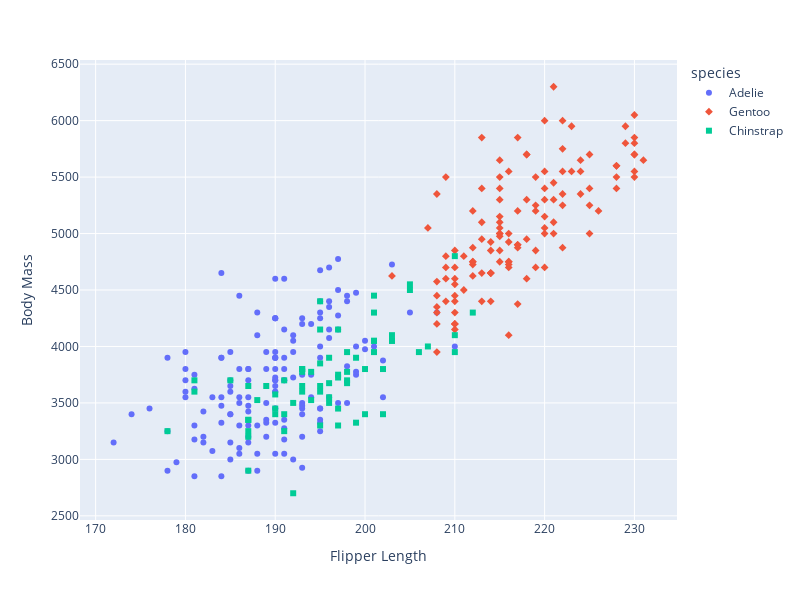

Notebook source saved alongside this figure:
### Markdown cell above
## Interactive plotting with plotly

### Code cell
# https://plotly.com/python/getting-started/
# conda install -c plotly plotly=5.14.1 
# conda install -c conda-forge nbformat
import plotly.express as px

fig = px.scatter(penguins,
                 x="flipper_length_mm",
                 y="body_mass_g",
                 color= "species",
                 symbol= "species",
                 labels=dict(flipper_length_mm="Flipper Length",
                             body_mass_g="Body Mass"),
                 width=800, height=600)
fig.show()

### Figure 1 — Plotly figure (JSON) as saved in the notebook; plotly's stock layout.template omitted (floating-point values rounded to 4 significant figures; data arrays with more than 128 entries replaced by an {"elided": "..."} marker saying what was removed)
{"data": [{"hovertemplate": "species=Adelie<br>Flipper Length=%{x}<br>Body Mass=%{y}<extra></extra>", "legendgroup": "Adelie", "marker": {"color": "#636efa", "symbol": "circle"}, "mode": "markers", "name": "Adelie", "orientation": "v", "showlegend": true, "type": "scatter", "x": {"elided": "152 int values"}, "xaxis": "x", "y": {"elided": "152 int values"}, "yaxis": "y"}, {"hovertemplate": "species=Gentoo<br>Flipper Length=%{x}<br>Body Mass=%{y}<extra></extra>", "legendgroup": "Gentoo", "marker": {"color": "#EF553B", "symbol": "diamond"}, "mode": "markers", "name": "Gentoo", "orientation": "v", "showlegend": true, "type": "scatter", "x": [211, 230, 210, 218, 215, 210, 211, 219, 209, 215, 214, 216, 214, 213, 210, 217, 210, 221, 209, 222, 218, 215, 213, 215, 215, 215, 216, 215, 210, 220, 222, 209, 207, 230, 220, 220, 213, 219, 208, 208, 208, 225, 210, 216, 222, 217, 210, 225, 213, 215, 210, 220, 210, 225, 217, 220, 208, 220, 208, 224, 208, 221, 214, 231, 219, 230, 214, 229, 220, 223, 216, 221, 221, 217, 216, 230, 209, 220, 215, 223, 212, 221, 212, 224, 212, 228, 218, 218, 212, 230, 218, 228, 212, 224, 214, 226, 216, 222, 203, 225, 219, 228, 215, 228, 216, 215, 210, 219, 208, 209, 216, 229, 213, 230, 217, 230, 217, 222, 214, null, 215, 222, 212, 213], "xaxis": "x", "y": [4500, 5700, 4450, 5700, 5400, 4550, 4800, 5200, 4400, 5150, 4650, 5550, 4650, 5850, 4200, 5850, 4150, 6300, 4800, 5350, 5700, 5000, 4400, 5050, 5000, 5100, 4100, 5650, 4600, 5550, 5250, 4700, 5050, 6050, 5150, 5400, 4950, 5250, 4350, 5350, 3950, 5700, 4300, 4750, 5550, 4900, 4200, 5400, 5100, 5300, 4850, 5300, 4400, 5000, 4900, 5050, 4300, 5000, 4450, 5550, 4200, 5300, 4400, 5650, 4700, 5700, 4650, 5800, 4700, 5550, 4750, 5000, 5100, 5200, 4700, 5800, 4600, 6000, 4750, 5950, 4625, 5450, 4725, 5350, 4750, 5600, 4600, 5300, 4875, 5550, 4950, 5400, 4750, 5650, 4850, 5200, 4925, 4875, 4625, 5250, 4850, 5600, 4975, 5500, 4725, 5500, 4700, 5500, 4575, 5500, 5000, 5950, 4650, 5500, 4375, 5850, 4875, 6000, 4925, null, 4850, 5750, 5200, 5400], "yaxis": "y"}, {"hovertemplate": "species=Chinstrap<br>Flipper Length=%{x}<br>Body Mass=%{y}<extra></extra>", "legendgroup": "Chinstrap", "marker": {"color": "#00cc96", "symbol": "square"}, "mode": "markers", "name": "Chinstrap", "orientation": "v", "showlegend": true, "type": "scatter", "x": [192, 196, 193, 188, 197, 198, 178, 197, 195, 198, 193, 194, 185, 201, 190, 201, 197, 181, 190, 195, 181, 191, 187, 193, 195, 197, 200, 200, 191, 205, 187, 201, 187, 203, 195, 199, 195, 210, 192, 205, 210, 187, 196, 196, 196, 201, 190, 212, 187, 198, 199, 201, 193, 203, 187, 197, 191, 203, 202, 194, 206, 189, 195, 207, 202, 193, 210, 198], "xaxis": "x", "y": [3500, 3900, 3650, 3525, 3725, 3950, 3250, 3750, 4150, 3700, 3800, 3775, 3700, 4050, 3575, 4050, 3300, 3700, 3450, 4400, 3600, 3400, 2900, 3800, 3300, 4150, 3400, 3800, 3700, 4550, 3200, 4300, 3350, 4100, 3600, 3900, 3850, 4800, 2700, 4500, 3950, 3650, 3550, 3500, 3675, 4450, 3400, 4300, 3250, 3675, 3325, 3950, 3600, 4050, 3350, 3450, 3250, 4050, 3800, 3525, 3950, 3650, 3650, 4000, 3400, 3775, 4100, 3775], "yaxis": "y"}], "layout": {"height": 600, "legend": {"title": {"text": "species"}, "tracegroupgap": 0}, "margin": {"t": 60}, "width": 800, "xaxis": {"anchor": "y", "domain": [0, 1], "title": {"text": "Flipper Length"}}, "yaxis": {"anchor": "x", "domain": [0, 1], "title": {"text": "Body Mass"}}}}
